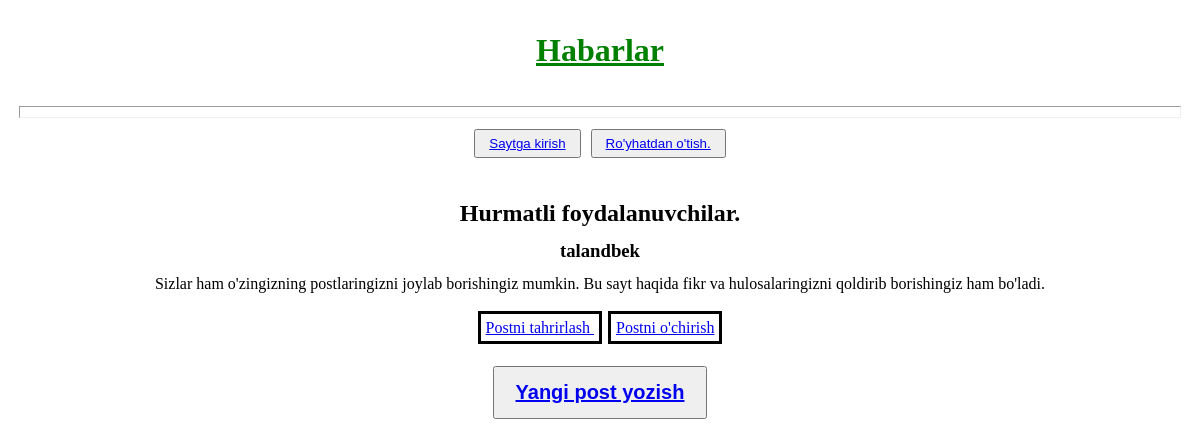
The page /post/8/ on the database its author committed.
### blog/models.py (models this page shows, shortened)
class Post(models.Model):
    title = models.CharField(max_length=200)
    author = models.ForeignKey(
        'auth.User',
        on_delete=models.CASCADE
    )
    body = models.TextField()

### blog/views.py (the view)
# urls.py: path('post/<int:pk>/', BlogDetailView.as_view(), name='post_detail' ),
class BlogDetailView(DetailView):
    model = Post
    template_name = 'post_detail.html'

### templates/post_detail.html
{% extends 'base.html' %}
{% block content %}
    <div class="post-entry" >
        <h2>{{ post.title }}</h2>
        <h3>{{ post.author }} </h3>
        <p> {{ post.body }} </p>
    </div>
    <p><a
            style="  border-style: solid; border-color: black"
            href="{% url 'post_edit' post.pk %} " >Postni tahrirlash
    </a>
    <a
            style="  border-style: solid; border-color: black"
            href="{% url 'post_delete' post.pk %}" >
        Postni o'chirish
    </a>
    </p>
{% endblock content %}

### static/css/base.css (style rules this page uses)
* { margin: 3px; padding: 5px; text-align: center; }
div { padding: 10px 15px ; }

### rows shown on the page
Post: title "Hurmatli foydalanuvchilar.", author "talandbek", body "Sizlar ham o'zingizning postlaringizni joylab borishingiz mumkin. Bu sayt haqida fikr va hulosalaringizni qoldirib borishingiz ham bo'ladi."
